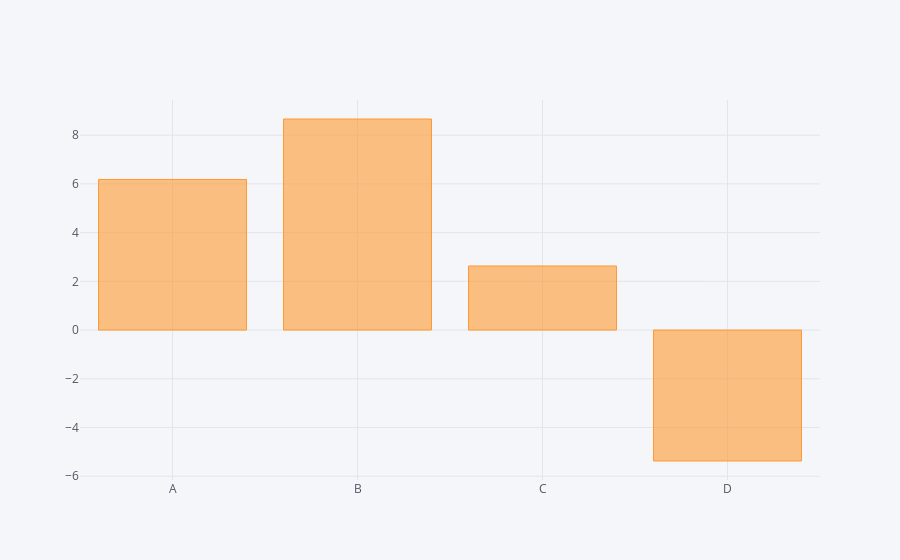

Write notebook code for a chart like this one.
### Code cell
df.sum().iplot(kind='bar')

### Figure 1 — Plotly figure (JSON) as saved in the notebook; plotly's stock layout.template omitted (floating-point values rounded to 4 significant figures)
{"data": [{"marker": {"color": "rgba(255, 153, 51, 0.6)", "line": {"color": "rgba(255, 153, 51, 1.0)", "width": 1}}, "name": "None", "orientation": "v", "text": "", "type": "bar", "x": ["A", "B", "C", "D"], "y": [6.182, 8.664, 2.63, -5.375]}], "layout": {"legend": {"bgcolor": "#F5F6F9", "font": {"color": "#4D5663"}}, "paper_bgcolor": "#F5F6F9", "plot_bgcolor": "#F5F6F9", "titlefont": {"color": "#4D5663"}, "xaxis1": {"gridcolor": "#E1E5ED", "showgrid": true, "tickfont": {"color": "#4D5663"}, "title": "", "titlefont": {"color": "#4D5663"}, "zerolinecolor": "#E1E5ED"}, "yaxis1": {"gridcolor": "#E1E5ED", "showgrid": true, "tickfont": {"color": "#4D5663"}, "title": "", "titlefont": {"color": "#4D5663"}, "zerolinecolor": "#E1E5ED"}}}
